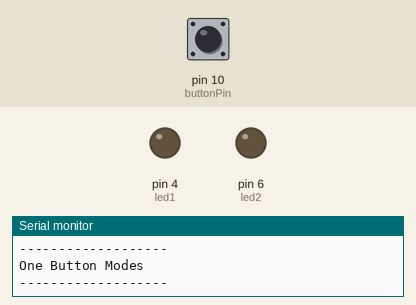
A sketch run on a simulated Arduino Uno, built with avr-gcc and run on an emulated ATmega328P. Shown: output pins drawn as LEDs (lit = HIGH), the last lines printed to the serial monitor. Dashed ring = blinking. The test bench sets the inputs (shaded band); at power-on: pin 10 (buttonPin) LOW.

Above: at 2.7 s.
2.8 s: pin 10 (buttonPin) pulled HIGH for 0.15 s
At 4.0 s:
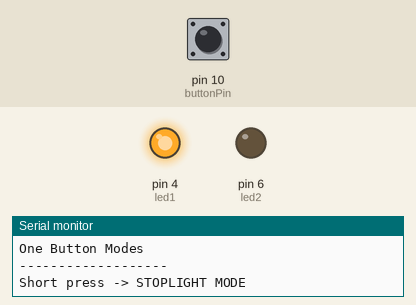
5.9 s: pin 10 (buttonPin) pulled HIGH for 1 s
At 6.7 s:
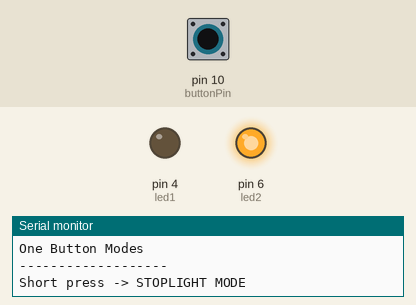
8.4 s: pin 10 (buttonPin) pulsed HIGH 2 times (0.12 s each, 0.3 s apart)
At 8.89 s:
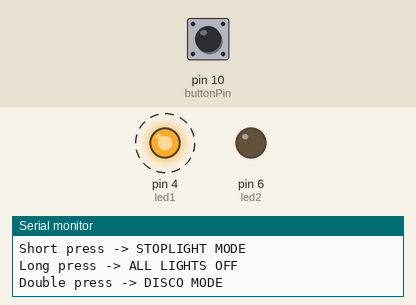
11.4 s: pin 10 (buttonPin) pulled HIGH for 3.2 s
At 11.74 s:
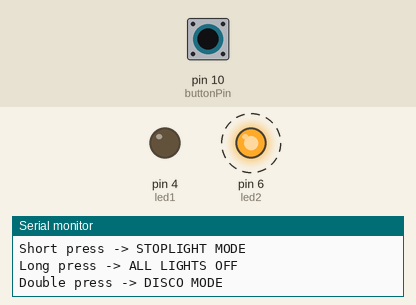
Timing chart, 0 to 16.1 s (numbered marks = the images above; inputs shaded):
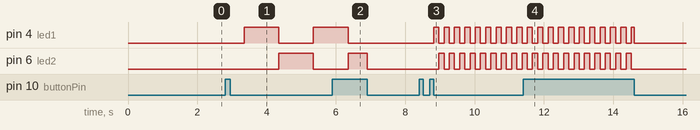

Measured:
- after the input at 2.8 s, pin 4 (led1): LOW → HIGH after 0.55 s, → LOW 1.0 s later, → HIGH 1.0 s later; pin 6 (led2): LOW → HIGH after 1.6 s, → LOW 1.0 s later
- after the input at 5.9 s, pin 4 (led1): goes on until 6.4 s, then stays LOW
- after the input at 8.4 s, pin 4 (led1): alternates HIGH for 0.15 s and LOW for 0.15 s, starting after 0.42 s; pin 6 (led2): alternates HIGH for 0.15 s and LOW for 0.15 s, starting after 0.57 s
- after the input at 11.4 s, pin 6 (led2): goes on until 14.5 s, then stays LOW

The sketch:

5-2.ino
```cpp
void setup() {
  Serial.begin(9600);
  delay(1500);

  Serial.println("-------------------");
  Serial.println("One Button Modes");
  Serial.println("-------------------");

  pinMode(4, OUTPUT);
  pinMode(6, OUTPUT);
  pinMode(10, INPUT);
}

const int buttonPin = 10;
const int led1 = 4;
const int led2 = 6;

// Button tracking
int buttonState = LOW;
int lastButtonState = LOW;
unsigned long pressStartTime = 0;
unsigned long lastReleaseTime = 0;

// Timing thresholds
const unsigned long longPressTime = 1000;   // hold 1 sec for long press
const unsigned long doublePressGap = 400;   // max gap between presses

bool waitingForDouble = false;

// Modes
int mode = 0; // 0 = off, 1 = stoplight, 2 = disco

// Animation timing
unsigned long previousModeTime = 0;
int stoplightState = 0;
bool discoState = false;

void loop() {
  unsigned long currentTime = millis();
  buttonState = digitalRead(buttonPin);

  // Button pressed
  if (buttonState == HIGH && lastButtonState == LOW) {
    pressStartTime = currentTime;
  }

  // Button released
  if (buttonState == LOW && lastButtonState == HIGH) {
    unsigned long pressDuration = currentTime - pressStartTime;

    // Long press
    if (pressDuration >= longPressTime) {
      mode = 0;
      waitingForDouble = false;
      Serial.println("Long press -> ALL LIGHTS OFF");
    }
    // Short press candidate
    else {
      if (waitingForDouble && (currentTime - lastReleaseTime <= doublePressGap)) {
        mode = 2;
        waitingForDouble = false;
        Serial.println("Double press -> DISCO MODE");
      } else {
        waitingForDouble = true;
        lastReleaseTime = currentTime;
      }
    }
  }

  // If time passes and no second press comes, treat it as a single short press
  if (waitingForDouble && (currentTime - lastReleaseTime > doublePressGap)) {
    mode = 1;
    waitingForDouble = false;
    Serial.println("Short press -> STOPLIGHT MODE");
  }

  lastButtonState = buttonState;

  // Run selected LED mode
  if (mode == 0) {
    digitalWrite(led1, LOW);
    digitalWrite(led2, LOW);
  }
  else if (mode == 1) {
    // Stoplight mode: alternate LEDs every 1 second
    if (currentTime - previousModeTime >= 1000) {
      previousModeTime = currentTime;
      stoplightState = !stoplightState;
    }

    digitalWrite(led1, stoplightState);
    digitalWrite(led2, !stoplightState);
  }
  else if (mode == 2) {
    // Disco mode: fast flashing pattern
    if (currentTime - previousModeTime >= 150) {
      previousModeTime = currentTime;
      discoState = !discoState;
    }

    digitalWrite(led1, discoState);
    digitalWrite(led2, !discoState);
  }
}
```
